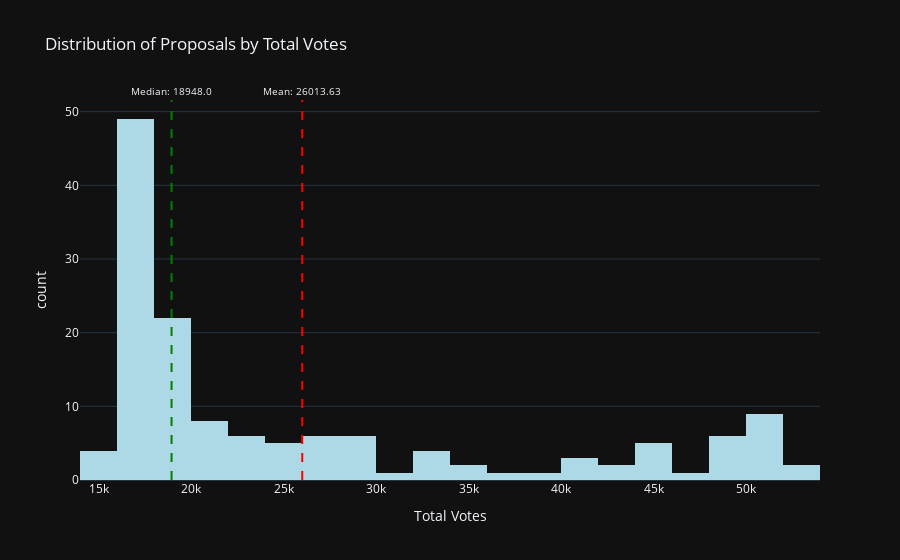

Source (notebook cell):
### Code cell
# Calculate mean, median, and mode
mean_total_votes = proposal_vote_counts['total_votes'].mean()
median_total_votes = proposal_vote_counts['total_votes'].median()

# Create an interactive histogram with Plotly Express
fig = px.histogram(proposal_vote_counts, x='total_votes', nbins=20, 
                   labels={'total_votes': 'Total Votes'}, 
                   title='Distribution of Proposals by Total Votes', 
                   color_discrete_sequence=['lightblue'])

# Add vertical lines for mean, median, and mode
fig.add_vline(x=mean_total_votes, line_dash="dash", line_color="red", 
              annotation_text=f"Mean: {mean_total_votes:.2f}", annotation_position="top", annotation_font_size=10)
fig.add_vline(x=median_total_votes, line_dash="dash", line_color="green", 
              annotation_text=f"Median: {median_total_votes}", annotation_position="top", annotation_font_size=10)

# Update layout
fig.update_layout(template='plotly_dark')  # Set the dark theme
fig.update_xaxes(title_font=dict(size=14))  # Adjust font size for x-axis title
fig.update_yaxes(title_font=dict(size=14))  # Adjust font size for y-axis title

# Show the interactive plot
fig.show()
fig.write_html(r'Graphs\dis-proposals-total-votes.html')

### Figure 1 — Plotly figure (JSON) as saved in the notebook; plotly's stock layout.template omitted (floating-point values rounded to 4 significant figures; data arrays with more than 128 entries replaced by an {"elided": "..."} marker saying what was removed)
{"data": [{"alignmentgroup": "True", "bingroup": "x", "hovertemplate": "Total Votes=%{x}<br>count=%{y}<extra></extra>", "legendgroup": "", "marker": {"color": "lightblue", "pattern": {"shape": ""}}, "name": "", "nbinsx": 20, "offsetgroup": "", "orientation": "v", "showlegend": false, "type": "histogram", "x": {"elided": "143 int values"}, "xaxis": "x", "yaxis": "y"}], "layout": {"annotations": [{"font": {"size": 10}, "showarrow": false, "text": "Mean: 26013.63", "x": 26010.0, "xanchor": "center", "xref": "x", "y": 1, "yanchor": "bottom", "yref": "y domain"}, {"font": {"size": 10}, "showarrow": false, "text": "Median: 18948.0", "x": 18948, "xanchor": "center", "xref": "x", "y": 1, "yanchor": "bottom", "yref": "y domain"}], "barmode": "relative", "legend": {"tracegroupgap": 0}, "shapes": [{"line": {"color": "red", "dash": "dash"}, "type": "line", "x0": 26010.0, "x1": 26010.0, "xref": "x", "y0": 0, "y1": 1, "yref": "y domain"}, {"line": {"color": "green", "dash": "dash"}, "type": "line", "x0": 18948, "x1": 18948, "xref": "x", "y0": 0, "y1": 1, "yref": "y domain"}], "title": {"text": "Distribution of Proposals by Total Votes"}, "xaxis": {"anchor": "y", "domain": [0, 1], "title": {"font": {"size": 14}, "text": "Total Votes"}}, "yaxis": {"anchor": "x", "domain": [0, 1], "title": {"font": {"size": 14}, "text": "count"}}}}
